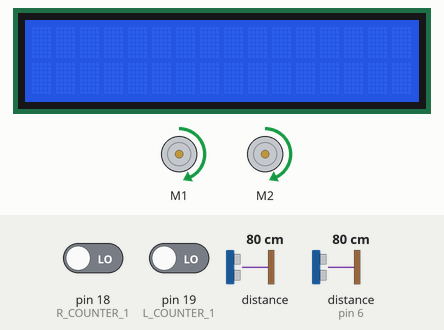
This sketch was run on a simulated Arduino Mega 2560, built with avr-gcc and run on an emulated ATmega2560. On the bench: 16×2 character LCD, 2 × DC motor (green arrow = forward, orange = backward, longer = faster). Wiring (inferred from the names in the program): ultrasonic range finder: trigger pin 6; echo pin 6. Inputs (shaded band) come from the test bench; at power-on: pin 18 (R_COUNTER_1) LOW, distance to the obstacle 80 cm, pin 19 (L_COUNTER_1) LOW, distance to the obstacle (sensor on pin 6) 80 cm. The echo pulse lasts 58.3 µs per cm.

Above: at 1.2 s.
1.3 s: pin 18 (R_COUNTER_1) driven HIGH
At 3.1 s:
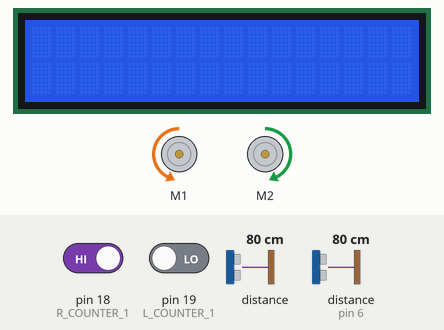
4.4 s: distance to the obstacle (sensor 0) set to 55 cm
6.5 s: distance to the obstacle (sensor 0) set to 44 cm
At 6.67 s:
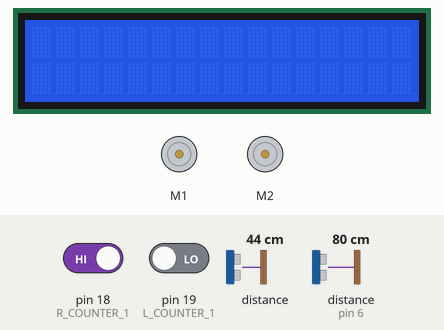
8.4 s: distance to the obstacle (sensor 0) set to 60 cm
At 9.3 s:
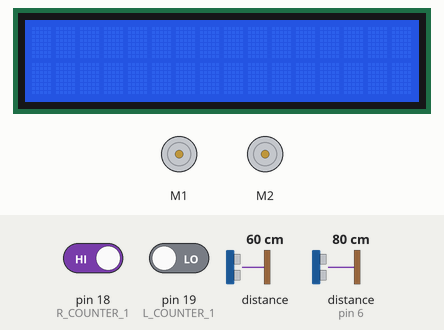
Timing chart, 0 to 10.9 s (numbered marks = the images above; inputs shaded):
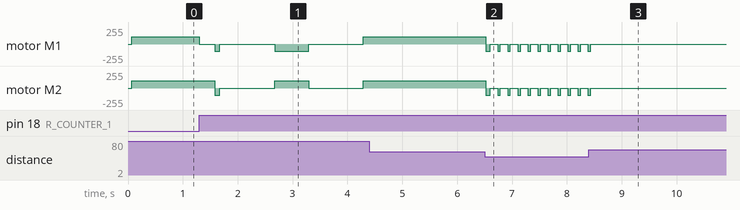

Measured:
- the behaviour switches between 50 and 49 cm on distance to the obstacle (sensor 0) (found by bisection; images 1 and 2)
- after the input at 4.4 s, every drawn part: stays the same
- after the input at 6.5 s, motor M1, motor M2: alternates backward 110/255 for 0.05 s and stopped for 0.13 s, starting at once
- after the input at 8.4 s, motor M1, motor M2: goes on until 8.4 s, then stays stopped

The sketch:

sketch_mar29b.ino
```cpp
// lab 5 P3 stop when seen a wall on the right side


#include <AFMotor.h>
#include <LiquidCrystal_I2C.h>
#include <Wire.h>
#include <VL53L1X.h>
#include <math.h>

#define PI_32 3.141592654

#define SONAR 6
#define R_COUNTER_1 18
#define L_COUNTER_1 19
#define I2C_PIN_SDA 20
#define I2C_PIN_SCL 21
#define ROT_ENCODER_CLK 46
#define ROT_ENCODER_SW 47
#define ROT_ENCODER_DT 48
#define SPI_CS_PIN 53
#define POT_PIN A0
#define LINE_SENSOR_1 A1
#define LINE_SENSOR_2 A2
#define LINE_SENSOR_3 A3
#define LINE_SENSOR_4 A4
#define LINE_SENSOR_5 A5
#define SHARP A6

int lCounter = 0;
int rCounter = 0;

AF_DCMotor motorR(1);
AF_DCMotor motorL(2);

VL53L1X lidar;

LiquidCrystal_I2C lcd(0x27, 16, 2);

typedef uint32_t u32;
typedef double f64;
typedef uint64_t u64;

int i = 0;
long timer;

void setup() {
  Serial.begin(115200);

  lcd.init();
  lcd.backlight();

  Wire.begin();

  lidar.setTimeout(500);
  lidar.init();
  lidar.setDistanceMode(VL53L1X::Long);
  lidar.setMeasurementTimingBudget(50000);

  pinMode(R_COUNTER_1, INPUT);
  pinMode(L_COUNTER_1, INPUT);
  pinMode(ROT_ENCODER_CLK, INPUT);
  pinMode(ROT_ENCODER_SW, INPUT);
  pinMode(ROT_ENCODER_DT, INPUT);
  pinMode(LINE_SENSOR_1, INPUT);
  pinMode(LINE_SENSOR_2, INPUT);
  pinMode(LINE_SENSOR_3, INPUT);
  pinMode(LINE_SENSOR_4, INPUT);
  pinMode(LINE_SENSOR_5, INPUT);
  pinMode(SHARP, INPUT);
  pinMode(SPI_CS_PIN, INPUT);

  attachInterrupt(digitalPinToInterrupt(L_COUNTER_1), LeftInterrupt, RISING);
  attachInterrupt(digitalPinToInterrupt(R_COUNTER_1), RightInterrupt, RISING);

  motorR.setSpeed(110);
  motorL.setSpeed(110);

}

void LeftInterrupt() {
  lCounter++;
}
void RightInterrupt() {
  rCounter++;
}

void goStraight() {

    if (lCounter > rCounter) {
      motorL.run(RELEASE);
    } else if (rCounter > lCounter) {
      motorR.run(RELEASE);
    } else {
      motorL.run(FORWARD);
      motorR.run(FORWARD);
    }

}


void noDelay(int x){
  long lasttime = millis();
  while(millis() - lasttime < x) goStraight();
}

void noMove(int x){
  long lasttime = millis();
  while(millis() - lasttime < x) ;
}

void stopAt() {

  motorR.setSpeed(110);
  motorL.setSpeed(110);

  noMove(1000);
  int distance = 499;

  lCounter = 0;
  rCounter = 0;

  motorR.run(FORWARD);
  motorL.run(FORWARD);

  goStraight();

  lidar.startContinuous(100);
  while (1) {

    goStraight();

    int reading = lidar.read(true);

    if (lidar.timeoutOccurred()) continue;

    if (reading < distance) {

      motorR.run(BACKWARD);
      motorL.run(BACKWARD);

      reading = lidar.read();

      while (reading < distance) {
        motorR.run(BACKWARD);
        motorL.run(BACKWARD);
        noMove(50);
        motorR.run(RELEASE);
        motorL.run(RELEASE);
        noMove(100);
        reading = lidar.read();
      }
      while (1);
    }

  }
  lidar.stopContinuous();

}

void needToTurn() {

  motorR.run(BACKWARD);
  motorL.run(BACKWARD);

  noMove(90);

  motorR.run(RELEASE);
  motorL.run(RELEASE);

  motorR.setSpeed(110);
  motorL.setSpeed(110);

  noMove(1000);

  motorR.run(BACKWARD);
  motorL.run(FORWARD);

  noMove(620);

  motorR.run(RELEASE);
  motorL.run(RELEASE);
  noMove(1000);

  motorR.run(FORWARD);
  motorL.run(FORWARD);

  stopAt();

}

long getCm() {

  long duration, cm;

  pinMode(SONAR, OUTPUT);
  digitalWrite(SONAR, LOW);
  delayMicroseconds(2);
  digitalWrite(SONAR, HIGH);
  delayMicroseconds(5);
  digitalWrite(SONAR, LOW);

  pinMode(SONAR, INPUT);
  duration = pulseIn(SONAR, HIGH);

  return cm = duration / 29 / 2;

}


void loop() {

  long duration, cm;

  int distance = 500;

  motorR.run(FORWARD);
  motorL.run(FORWARD);

  goStraight();

  cm = getCm();

  if (cm <= 149 && cm > 10 ) {
    noDelay(750);
    cm = getCm();
    if (cm <= 149) {
      noDelay(750);
      cm = getCm();
      if (cm <= 149) {
        needToTurn();
      }
    }

  }

  goStraight();

  lidar.startContinuous(100);
  int reading = lidar.read(true);
  if (lidar.timeoutOccurred()) return;

  if (reading < distance) {
    stopAt();
  }

  lidar.stopContinuous();

}
```
